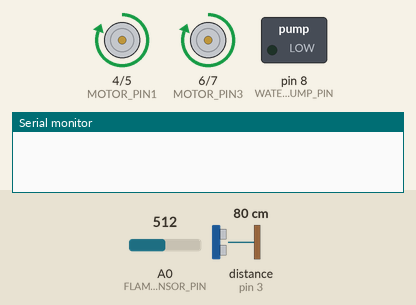
A sketch run on a simulated Arduino Uno, built with avr-gcc and run on an emulated ATmega328P. Parts: motor-driver pin pairs drawn as motors (green arrow = first pin HIGH = forward, orange = second pin HIGH = backward, longer = more drive), switched loads named in the sketch (green lamp = pin HIGH), the last lines printed to the serial monitor. The inputs (shaded band) are chosen by the test bench; at power-on: distance to the obstacle (sensor on pin 3) 80 cm, A0 (FLAME_SENSOR_PIN) = 512. The echo pulse lasts 58.3 µs per cm.

Above: at 1.2 s.
1.3 s: distance to the obstacle (sensor on pin 3) set to 23 cm
2.8 s: distance to the obstacle (sensor on pin 3) set to 19 cm
At 3.2 s:
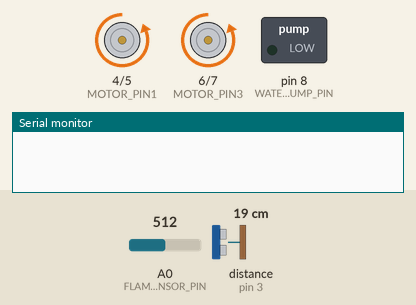
5.8 s: A0 (FLAME_SENSOR_PIN) set to 589
8.8 s: A0 (FLAME_SENSOR_PIN) set to 615
At 9.4 s:
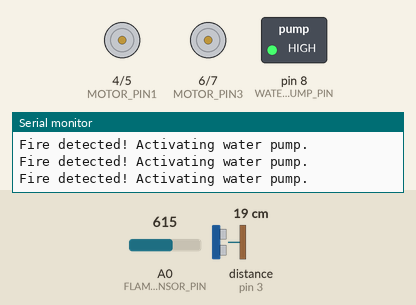
10.3 s: A0 (FLAME_SENSOR_PIN) set to 590
At 10.7 s:
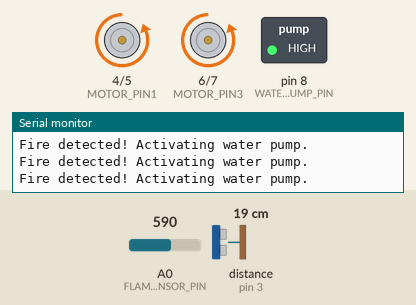
13.3 s: distance to the obstacle (sensor on pin 3) set to 35 cm
At 14.7 s:
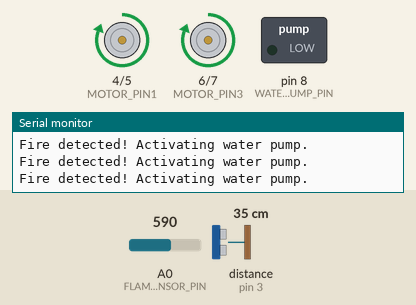
Timing chart, 0 to 15.8 s (numbered marks = the images above; inputs shaded):
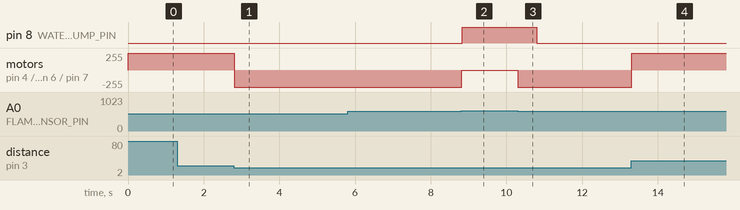

Measured:
- the behaviour switches between 21 and 20 cm on distance to the obstacle (sensor on pin 3) (found by bisection; images 0 and 1)
- the behaviour switches between 600 and 601 on A0 (FLAME_SENSOR_PIN) (found by bisection; images 1 and 2)
- after the input at 1.3 s, every drawn part: stays the same
- after the input at 2.8 s, motor on pin 4 (MOTOR_PIN1) / pin 5 (MOTOR_PIN2), motor on pin 6 (MOTOR_PIN3) / pin 7 (MOTOR_PIN4): forward 255/255 → backward 255/255 at once
- after the input at 8.8 s, pin 8 (WATER_PUMP_PIN): LOW → HIGH at once; motor on pin 4 (MOTOR_PIN1) / pin 5 (MOTOR_PIN2), motor on pin 6 (MOTOR_PIN3) / pin 7 (MOTOR_PIN4): backward 255/255 → stopped at once
- after the input at 10.3 s, pin 8 (WATER_PUMP_PIN): HIGH → LOW after 0.50 s; motor on pin 4 (MOTOR_PIN1) / pin 5 (MOTOR_PIN2), motor on pin 6 (MOTOR_PIN3) / pin 7 (MOTOR_PIN4): stopped → backward 255/255 at once
- after the input at 13.3 s, motor on pin 4 (MOTOR_PIN1) / pin 5 (MOTOR_PIN2), motor on pin 6 (MOTOR_PIN3) / pin 7 (MOTOR_PIN4): backward 255/255 → forward 255/255 at once

The sketch:

fireeeee.ino
```cpp
#include <NewPing.h>
#define TRIGGER_PIN 2
#define ECHO_PIN 3
#define MAX_DISTANCE 200
#define FLAME_SENSOR_PIN A0
#define MOTOR_PIN1 4
#define MOTOR_PIN2 5
#define MOTOR_PIN3 6
#define MOTOR_PIN4 7
#define WATER_PUMP_PIN 8
#define FLAME_THRESHOLD 600
NewPing ultrasonicSensor(TRIGGER_PIN, ECHO_PIN, MAX_DISTANCE);

void moveForward() {
  digitalWrite(MOTOR_PIN1, HIGH);
  digitalWrite(MOTOR_PIN2, LOW);
  digitalWrite(MOTOR_PIN3, HIGH);
  digitalWrite(MOTOR_PIN4, LOW);
}

void moveBackward() {
  digitalWrite(MOTOR_PIN1, LOW);
  digitalWrite(MOTOR_PIN2, HIGH);
  digitalWrite(MOTOR_PIN3, LOW);
  digitalWrite(MOTOR_PIN4, HIGH);
}

void stopRobot() {
  digitalWrite(MOTOR_PIN1, LOW);
  digitalWrite(MOTOR_PIN2, LOW);
  digitalWrite(MOTOR_PIN3, LOW);
  digitalWrite(MOTOR_PIN4, LOW);
}

void turnOnWaterPump() {
  digitalWrite(WATER_PUMP_PIN, HIGH);
}

void turnOffWaterPump() {
  digitalWrite(WATER_PUMP_PIN, LOW);
}

void setup() {
  pinMode(MOTOR_PIN1, OUTPUT);
  pinMode(MOTOR_PIN2, OUTPUT);
  pinMode(MOTOR_PIN3, OUTPUT);
  pinMode(MOTOR_PIN4, OUTPUT);
  pinMode(WATER_PUMP_PIN, OUTPUT);
  Serial.begin(9600);
}

void loop() {
  unsigned int distance = ultrasonicSensor.ping_cm();
  int flameValue = analogRead(FLAME_SENSOR_PIN);
  if (flameValue > FLAME_THRESHOLD) {
    stopRobot();
    turnOnWaterPump();
    Serial.println("Fire detected! Activating water pump.");
  } else {
    if (distance <= 20) {
      moveBackward();
      delay(500);
      stopRobot();
    } else {
      moveForward();
    }
    turnOffWaterPump();
  }
}
```
